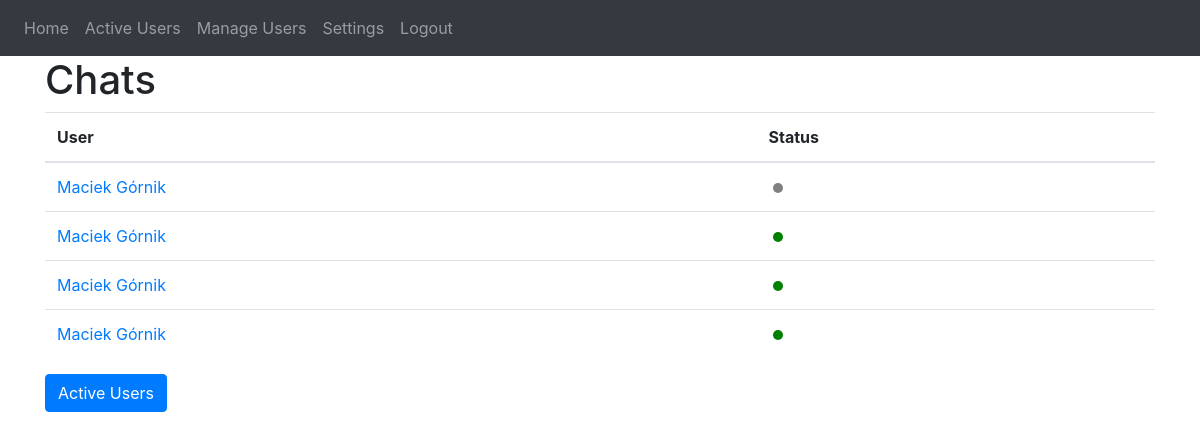
Page / (signed in) on the earlier database version.
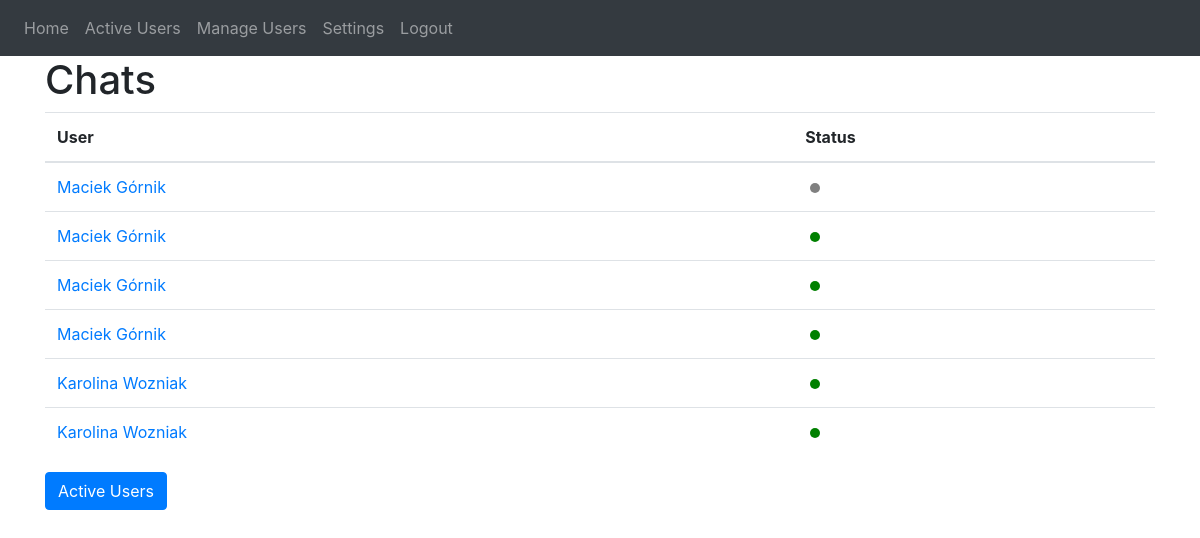
Same page on the later database version.
### website/models.py (models this page shows)
class Chat(db.Model):
    id = db.Column(db.Integer, primary_key=True)
    user1_id = db.Column(db.Integer, db.ForeignKey('user.id'), nullable=False)
    user2_id = db.Column(db.Integer, db.ForeignKey('user.id'), nullable=False)
    messages = db.relationship('Message', backref='chat', lazy=True)
    user1 = db.relationship('User', foreign_keys=[user1_id])
    user2 = db.relationship('User', foreign_keys=[user2_id])

class User(db.Model, UserMixin):
    id = db.Column(db.Integer, primary_key=True)
    first_name = db.Column(db.String(50), nullable=False)
    last_name = db.Column(db.String(50), nullable=False)
    email = db.Column(db.String(100), unique=True, nullable=False)
    password = db.Column(db.String(100), nullable=False)
    is_moderator = db.Column(db.Boolean, default=False)

### website/views.py (the view)
@views.route('/', methods=['GET', 'POST'])
@login_required
def home():
    chats = Chat.query.filter((Chat.user1_id == current_user.id) | (
        Chat.user2_id == current_user.id)).all()
    def is_user_online(user):
        online_user = OnlineUser.query.filter_by(user_id=user.id).first()
        return online_user is not None
    return render_template('home.html', user=current_user, chats=chats, is_user_online=is_user_online)

### website/__init__.py (called while the page is built)
def create_app():
    app = Flask(__name__)
    app.config['SECRET_KEY'] = 'hjshjhdjah kjshkjdhjs'
    app.config['SQLALCHEMY_DATABASE_URI'] = f'sqlite:///{DB_NAME}'
    db.init_app(app)
    socketio.init_app(app)
    from .views import views
    from .auth import auth
    app.register_blueprint(views, url_prefix='/')
    app.register_blueprint(auth, url_prefix='/')
    from .models import Message, User, Chat, Ban, OnlineUser
    with app.app_context():
        db.create_all()
    login_manager = LoginManager()
    login_manager.login_view = 'auth.login'
    login_manager.init_app(app)
    @login_manager.user_loader
    def load_user(id):
        return User.query.get(int(id))
    return app

### website/templates/home.html
{% extends "base.html" %} {% block title %}Home{% endblock %} {% block content
%}
<h1>Chats</h1>
<table class="table">
	<thead>
		<tr>
			<th>User</th>
			<th>Status</th>
		</tr>
	</thead>
	<tbody>
		{% for chat in chats %}
		<tr>
			<td>
				<a href="{{ url_for('views.chat', chat_id=chat.id) }}">
					{% if chat.user1_id == current_user.id %} {{
					chat.user2.first_name }} {{ chat.user2.last_name }} {% else
					%} {{ chat.user1.first_name }} {{ chat.user1.last_name }} {%
					endif %}
				</a>
			</td>
			<td>
				{% if is_user_online(chat.user1) %}
				<span class="dot dot-green"></span>
				{% else %}
				<span class="dot dot-gray"></span>
				{% endif %}
			</td>
		</tr>
		{% endfor %}
	</tbody>
</table>
<a href="{{ url_for('views.active') }}" class="btn btn-primary">Active Users</a>
{% endblock %}

### website/templates/base.html (shortened to what this page needs)
<!DOCTYPE html>
<html>
	<head>
		<link
			rel="stylesheet"
			href="https://stackpath.bootstrapcdn.com/bootstrap/4.4.1/css/bootstrap.min.css"
		/>
		<link
			rel="stylesheet"
			href="https://stackpath.bootstrapcdn.com/font-awesome/4.7.0/css/font-awesome.min.css"
		/>
		<link
			rel="stylesheet"
			href="{{url_for('static', filename='css/style.css')}}"
		/>
	</head>
	<body>
		<nav class="navbar navbar-expand-lg navbar-dark bg-dark">
			<div class="collapse navbar-collapse" id="navbar">
				<div class="navbar-nav">
					{% if user.is_authenticated %}
					<a class="nav-item nav-link" id="home" href="/">Home</a>
					<a class="nav-item nav-link" id="chats" href="/active"
						>Active Users</a
					>
					{% if user.is_moderator %}
					<a class="nav-item nav-link" id="manage" href="/manage"
						>Manage Users</a
					>
					{% endif %}
					<a class="nav-item nav-link" id="chats" href="/settings"
						>Settings</a
					>
					<a class="nav-item nav-link" id="logout" href="/logout"
						>Logout</a
					>
					{% endif %}
				</div>
			</div>
		</nav>
		<div class="container">{% block content %} {% endblock %}</div>
	</body>
</html>

### website/static/css/style.css (style rules this page uses)
.dot { height: 10px; width: 10px; border-radius: 50%; display: inline-block; margin-left: 5px; }
.dot-green { background-color: green; }
.dot-gray { background-color: gray; }

Differences in the rows shown:
added Chat: user1.first_name "Karolina", user1.last_name "Wozniak"
added Chat: user1.first_name "Karolina", user1.last_name "Wozniak"
